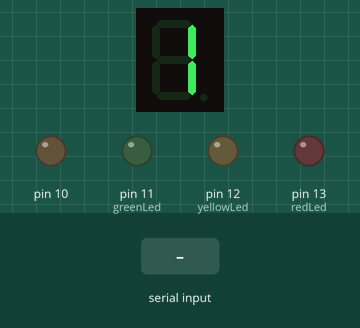
A sketch run on a simulated Arduino Uno, built with avr-gcc and run on an emulated ATmega328P. Parts: 1-digit seven-segment display, output pins drawn as LEDs (lit = HIGH). Wiring (inferred from the names in the program): 1-digit 7-segment display, segments lit when HIGH: segments pin 7, pin 6, pin 4, pin 3, pin 2, pin 8, pin 9. The inputs (shaded band) are chosen by the test bench. The segment pins are drawn as the display they are named for; pins used as bus, display or sensor lines are not drawn.

Above: at 1.1 s.
11.1 s: "R" received over Serial
At 20.6 s:
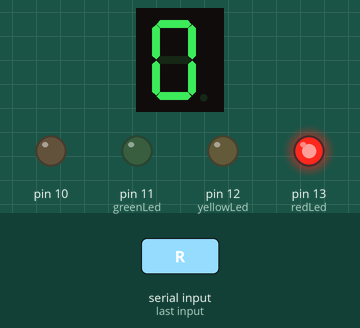
23.5 s: "G" received over Serial
At 30.6 s:
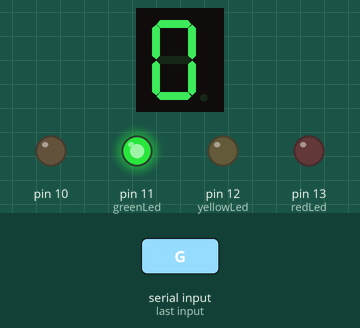
33.5 s: "Y" received over Serial
At 40.7 s:
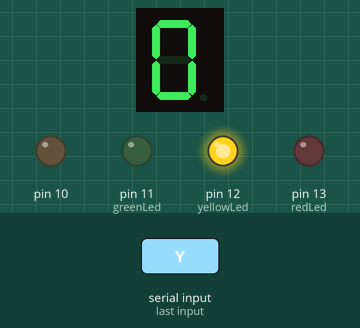
Timing chart, 0 to 42.2 s (numbered marks = the images above; inputs shaded):
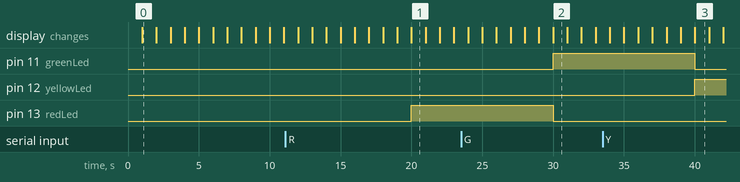

Measured:
- after the input at 11.1 s, pin 13 (redLed): LOW → HIGH after 8.9 s
- after the input at 23.5 s, pin 11 (greenLed): LOW → HIGH after 6.5 s; pin 13 (redLed): HIGH → LOW after 6.5 s
- after the input at 33.5 s, pin 11 (greenLed): HIGH → LOW after 6.5 s; pin 12 (yellowLed): LOW → HIGH after 6.5 s
- what the display in image 0 shows lasts 1.0 s, from 1.0 s to 2.0 s

The sketch:

TrafficLights.Ino
```cpp
int redLed = 13; //
int yellowLed = 12;
int greenLed = 11;
int A = 7; //Defines all pins on the Arduino Uno board in order of connection.
int B = 6;
int C = 4; // DOT is pin 5, not used in this example.
int D = 3;
int E = 2;
int F = 8;
int G = 9;
byte num0 = 0x3F; //Hexadecimal format based upon the A-G, 0-9 Chart in excel and the wiring // of the segment (refer to the on/off table image below).
byte num1 = 0x6;
byte num2 = 0x5B;
byte num3 = 0x4F;
byte num4 = 0x66;
byte num5 = 0x6D;
byte num6 = 0x7C;
byte num7 = 0x7;
byte num8 = 0x7F;
byte num9 = 0x6F;


void on(byte num) // This function turns on the correct pins to display numbers passed to it // through the variable “num”.
{
int result = bitRead(num, 0); // Read the first binary entry in num and stores it in result.

if (result == 1) // Check to see if this segment should be on.

{digitalWrite(A, HIGH);} // Turns on the segment.
else // Otherwise, it turns it off.
{digitalWrite(A, LOW);} // Turns segment off.

result = bitRead( num, 1); // Same thing for the 6 remaining segments.

if (result == 1)

{digitalWrite(B, HIGH);}
else
{digitalWrite(B, LOW);}
result = bitRead( num, 2);

if (result == 1)

{digitalWrite(C, HIGH);}
else
{digitalWrite(C, LOW);}

result = bitRead( num, 3);

if (result == 1)

{digitalWrite(D, HIGH);}
else
{digitalWrite(D, LOW);}

result = bitRead( num, 4);

if (result == 1)
{digitalWrite(E, HIGH);}
else
{digitalWrite(E, LOW);}

result = bitRead( num, 5);
if (result == 1)
{digitalWrite(F, HIGH);}
else
{digitalWrite(F, LOW);}

result = bitRead( num, 6);
if (result == 1)
{digitalWrite(G, HIGH);}
else
{digitalWrite(G, LOW);}
}


void setup() {

  pinMode(A, OUTPUT); // Making all pins outputs
  pinMode(B, OUTPUT);
  pinMode(C, OUTPUT);
  pinMode(D, OUTPUT);
  pinMode(E, OUTPUT);
  pinMode(F, OUTPUT);
  pinMode(G, OUTPUT);
  pinMode(10,OUTPUT);


  pinMode(redLed, OUTPUT);
  pinMode(yellowLed, OUTPUT);
  pinMode(greenLed, OUTPUT);
  Serial.begin(9600);
}

void loop() {

  on(num0); // Passing “num0” to the function “on()” defined above to display “0”
  delay(1000); // Delay for 1 second to see the “0”
  on(num1); // Change to “1”
  delay(1000);
  on(num2);
  delay(1000);
  on(num3);
  delay(1000);
  on(num4);
  delay(1000);
  on(num5);
  delay(1000);
  on(num6);
  delay(1000);
  on(num7);
  delay(1000);
  on(num8);
  delay(1000);
  on(num9);
  delay(1000);


  if (Serial.available()) {
    char command = Serial.read();

    if (command == 'R') {  // Red
      digitalWrite(redLed, HIGH);
      digitalWrite(yellowLed, LOW);
      digitalWrite(greenLed, LOW);
    }
    else if (command == 'G') {  // Green
      digitalWrite(redLed, LOW);
      digitalWrite(yellowLed, LOW);
      digitalWrite(greenLed, HIGH);
    }
    else if (command == 'Y') {  // Yellow
      digitalWrite(redLed, LOW);
      digitalWrite(yellowLed, HIGH);
      digitalWrite(greenLed, LOW);
    }
  }
}
```
